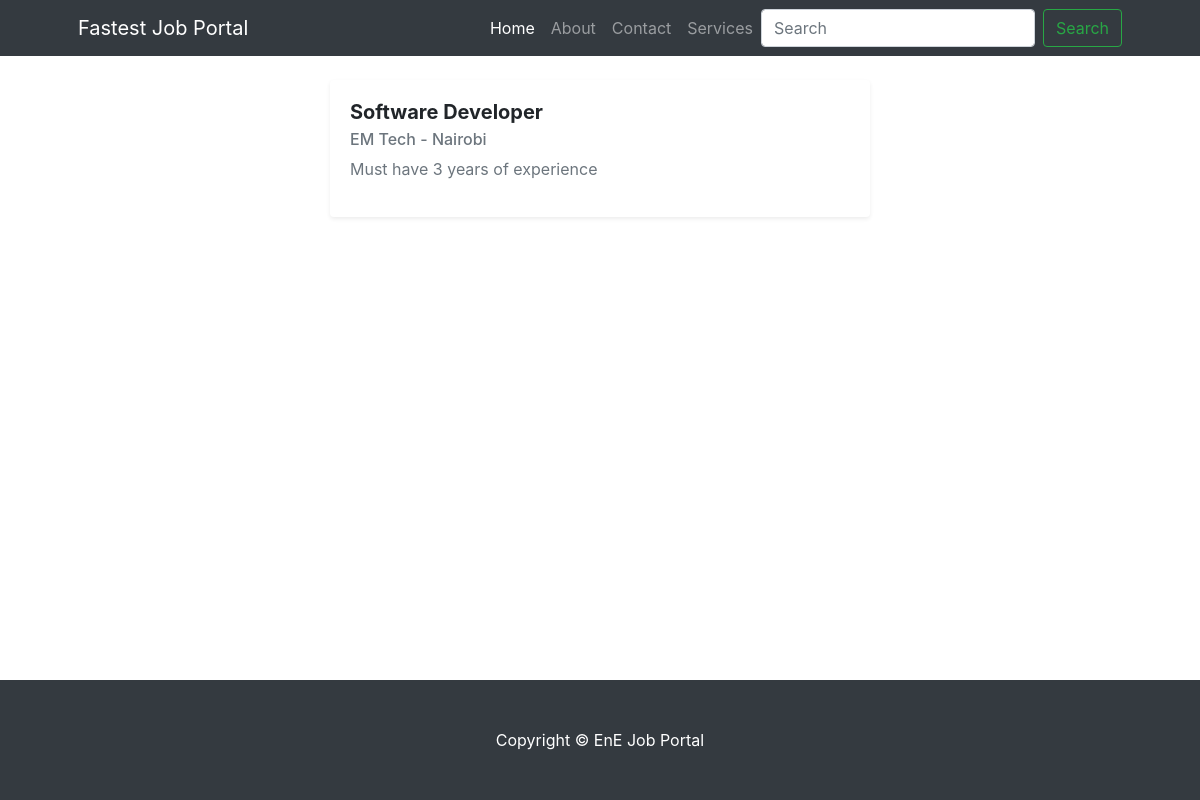
Screenshot of /jobs/job/1/ (signed in) with the database file from the repository.
### jobs/models.py (models this page shows, shortened)
class Job(models.Model):
    title = models.CharField(max_length=255)
    description = models.TextField()
    company = models.ForeignKey(Employer, on_delete=models.CASCADE)
    job_type = models.CharField(max_length=255, choices=[('Full-Time', 'Full-Time'), ('Part-Time', 'Part-Time'), ('Freelance', 'Freelance')])
    posted_on = models.DateTimeField(auto_now_add=True)
    category = models.ForeignKey(Category, on_delete=models.SET_NULL, null=True, blank=True)
    industry = models.ForeignKey(Industry, on_delete=models.SET_NULL, null=True, blank=True)
    location = models.CharField(max_length=255)

class Employer(models.Model):
    user = models.OneToOneField(User, on_delete=models.CASCADE)
    company_name = models.CharField(max_length=255)
    website = models.URLField(blank=True)

### jobs/views.py (the view)
# urls.py: path("job/<int:pk>/", views.job_detail, name="job_detail"),
@login_required
def job_detail(request, pk):
    job = get_object_or_404(Job, pk=pk)
    return render(request, 'jobs/job_detail.html', {'job': job})

### jobs/templates/jobs/job_detail.html (shortened to what this page needs)
{% extends 'jobs/base.html' %}
{% block content %}
<div class="container my-4">
    <div class="row justify-content-center">
        <div class="col-md-6 mb-4">
            <div class="card shadow-sm border-0">
                <div class="card-body">
                    <h5 class="card-title font-weight-bold">{{ job.title }}</h5>
                    <h6 class="card-subtitle mb-2 text-muted">{{ job.company.company_name }} - {{ job.location }}</h6>
                    <p class="card-text text-secondary">{{ job.description }}</p>
                </div>
            </div>
        </div>
    </div>
</div>
<br><br><br><br><br><br><br><br><br>
{% endblock %}

### rows the page displays
Job: title "Software Developer", company.company_name "EM Tech", location "Nairobi", description "Must have 3 years of experience"
